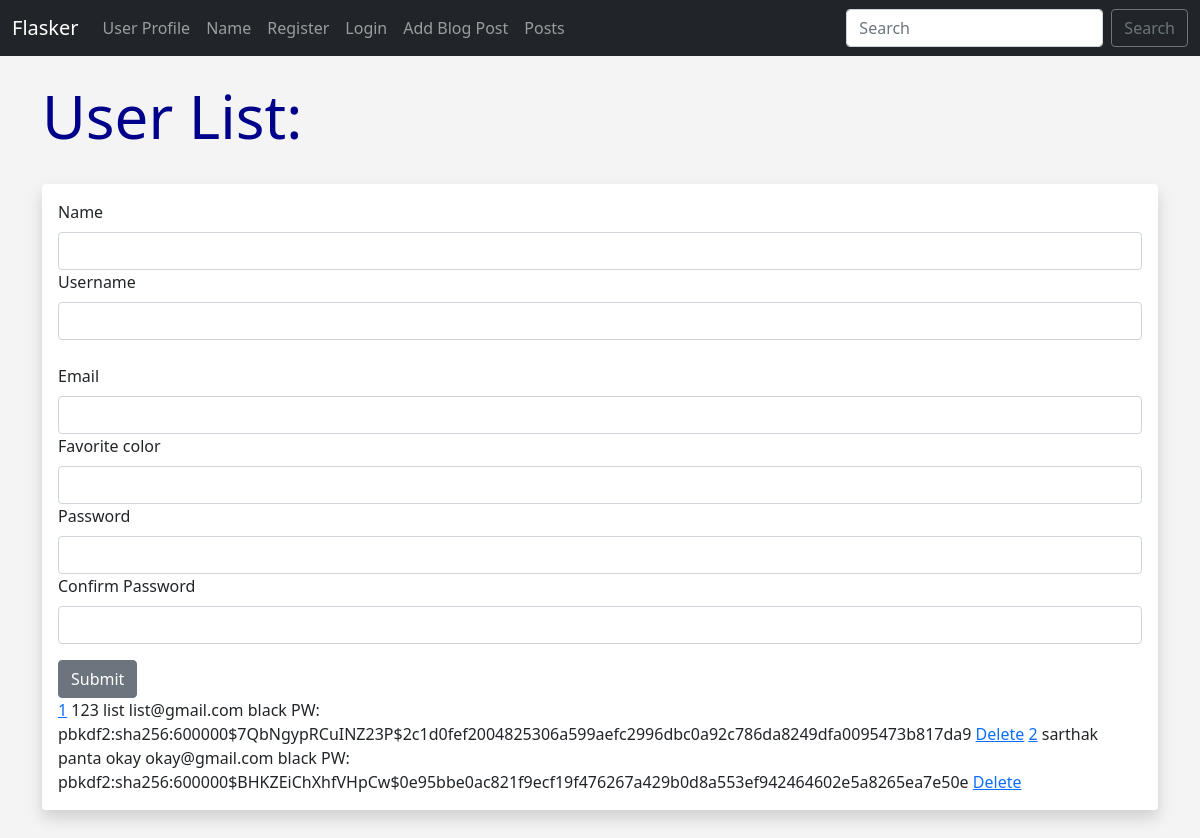
Screenshot of /user/add with the database file from the repository.
### app.py (models this page shows, shortened)
class Users(db.Model,UserMixin):
    __tablename__='users'
    id = db.Column(db.Integer, primary_key=True)
    username = db.Column(db.String(200), nullable=False, unique=True)
    name = db.Column(db.String(200), nullable=False)
    email = db.Column(db.String(200), nullable=False, unique=True)
    favorite_color = db.Column(db.String(120))
    about_author = db.Column(db.Text(500), nullable=True)
    date_added = db.Column(db.DateTime, default=datetime.utcnow)
    profile_pic = db.Column(db.String(), nullable=True)
    user_posts = relationship('Posts', backref='user', cascade='all')
    password_hash = db.Column(db.String(128))
    @property
    def password(self):
        if form.validate_on_submit():
          user = Users.query.filter_by(username=form.username.data).first()
        if user and user.verify_password(form.password.data):
            login_user(user)
            return redirect(url_for('index'))
        else:
             flash('Invalid username or password', 'error')
        return render_template('login.html', form=form)
        raise AttributeError('password is not a readable!')

### app.py (the view, shortened to what this page needs)
@app.route('/user/add', methods=['GET', 'POST'])
def add_user():
    if current_user.is_authenticated:
        return redirect(url_for('index'))
    name = None
    form = UserForm()
    print(form.errors)
    print(form.data)
    our_users = Users.query.order_by(Users.date_added).all()
    return render_template('add_user.html', form=form, name=name, our_users=our_users)

### webform.py
class UserForm(FlaskForm):
    name = StringField("Name", validators=[DataRequired()])
    username = StringField("Username", validators=[DataRequired()])
    email = StringField("Email", validators=[DataRequired()])
    favorite_color = StringField("Favorite color")
    about_author = TextAreaField("About Author")
    password_hash = PasswordField('Password', validators=[DataRequired(), EqualTo('password_hash2', message='Password Must Match')])
    password_hash2 =PasswordField('Confirm Password', validators=[DataRequired()])
    profile_pic = FileField("Profile pic")
    submit = SubmitField("Submit")

class SearchForm(FlaskForm):
    searched = StringField("Searched", validators=[DataRequired()])
    submit = SubmitField("Login")

### app.py (called while the page is built)
@app.context_processor
def base():
    form = SearchForm()
    return dict(form=form)

### templates/add_user.html (shortened to what this page needs)
{% extends 'base.html' %}
{% block content %}
{% if name %}
<h1>User Added!</h1>
<table class="table table-hover table-bordered table-striped">
    <tbody>
        {% for our_user in our_users %}
        <tr>
            <td><a href="{{url_for('update', id=our_user.id)}}">{{ our_user.id }}</a></td>
            <td>{{ our_user.email }}</td>
            <td>{{ our_user.favorite_color }}</td>
            <td><a href="{{url_for('delete', id=our_user.id)}}">Delete</a></td>
        </tr>
        {% endfor %}
    </tbody>
</table>
{% else %}
<h1>User List:</h1>
<br />
<div class="shadow p-3 mb-5 bg-body rounded">
    <form method="POST">
        <div class="form-group">
            {{ form.name.label(class="form-label") }}
            {{ form.name(class="form-control") }}
        </div>
        <div class="form-group">
            {{ form.username.label(class="form-label") }}
            {{ form.username(class="form-control") }}
        </div>
        <br />
        <div class="form-group">
            {{ form.email.label(class="form-label") }}
            {{ form.email(class="form-control") }}
        </div>
        <div class="form-group">
            {{ form.favorite_color.label(class="form-label") }}
            {{ form.favorite_color(class="form-control") }}
            {{ form.password_hash.label(class="form-label") }}
            {{ form.password_hash(class="form-control") }}
            {{ form.password_hash2.label(class="form-label") }}
            {{ form.password_hash2(class="form-control") }}
        </div>
        <button type="submit" class="btn btn-secondary mt-3">Submit</button>
    </form>
        {% for our_user in our_users %}
        <tr>
            <td><a href="{{url_for('update', id=our_user.id)}}">{{ our_user.id }}</a></td>
            <td>{{ our_user.name }}</td>
            <td>{{ our_user.username}}</td>
            <td>{{ our_user.email }}</td>
            <td>{{ our_user.favorite_color }}</td>
            PW: {{ our_user.password_hash }}
            <td><a href="{{url_for('delete', id=our_user.id)}}">Delete</a></td>
        </tr>
        {% endfor %}
{% endif %}
{% endblock %}

### static/css/style.css (style rules this page uses)
h1 { color: darkblue; font-size: 60px; }
body { background: #f4f4f4; }

### rows the page displays
Users: id "1", name "123", username "list", email "list@gmail.com", favorite_color "black", password_hash "pbkdf2:sha256:600000$7QbNgypRCuINZ23P$2c1d0fef2004825306a599aefc2996dbc0a92c786da8249dfa0095473b817da9"
Users: id "2", name "sarthak panta", username "okay", email "okay@gmail.com", favorite_color "black", password_hash "pbkdf2:sha256:600000$BHKZEiChXhfVHpCw$0e95bbe0ac821f9ecf19f476267a429b0d8a553ef942464602e5a8265ea7e50e"
